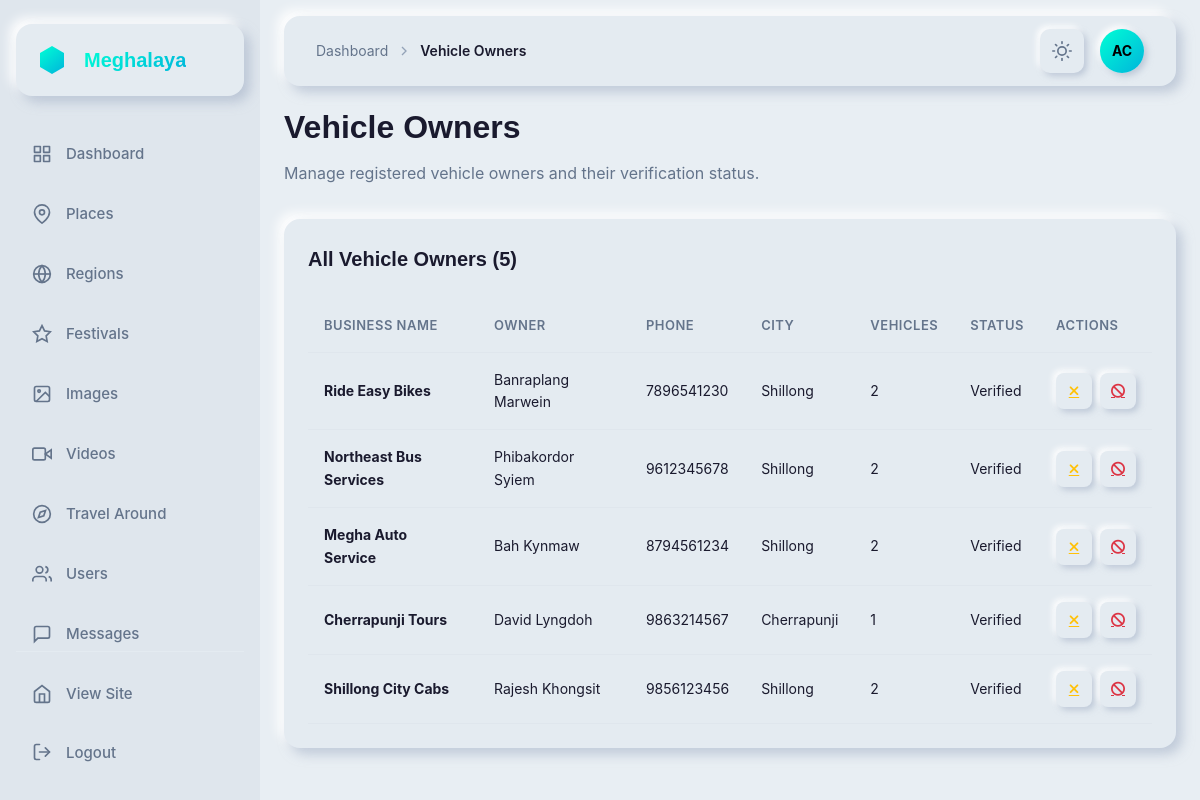
/dashboard/vehicle-owners/ (signed in), run on the app's committed database.
### app/models.py (models this page shows, shortened)
class VehicleOwner(models.Model):
    user = models.OneToOneField(User, on_delete=models.CASCADE, related_name='vehicle_owner_profile')
    business_name = models.CharField(max_length=200)
    owner_name = models.CharField(max_length=100)
    phone = models.CharField(max_length=15)
    alternate_phone = models.CharField(max_length=15, blank=True, null=True)
    email = models.EmailField()
    address = models.TextField()
    city = models.CharField(max_length=100, default='Shillong')
    profile_photo = models.ImageField(upload_to='vehicle_owners/', blank=True, null=True)
    id_proof = models.ImageField(upload_to='vehicle_owners/id_proofs/', blank=True, null=True)
    is_verified = models.BooleanField(default=False)
    is_active = models.BooleanField(default=True)
    upi_id = models.CharField(max_length=100, blank=True, null=True, help_text='UPI ID for payments')
    qr_code = models.ImageField(upload_to='vehicle_owners/qr_codes/', blank=True, null=True, help_text='Payment QR Code')
    created_at = models.DateTimeField(auto_now_add=True)
    updated_at = models.DateTimeField(auto_now=True)
    class Meta:
        ordering = ['-created_at']

### app/dashboard_views.py (the view)
# urls.py: path('vehicle-owners/', dashboard_views.dashboard_vehicle_owners, name='dashboard_vehicle_owners'),
@login_required
@user_passes_test(is_staff_or_superuser)
def dashboard_vehicle_owners(request):
    owners = VehicleOwner.objects.all().select_related('user').prefetch_related('vehicles').order_by('-created_at')
    return render(request, 'dashboard/vehicle_owners.html', {'owners': owners})

### app/context_processors.py (called while the page is built)
def navbar_context(request):
    placeName = cache.get('navbar_places')
    if placeName is None:
        placeName = list(MeghalayaImages.objects.values('name').exclude(
            name__in=["Cherrapunji", "Police Bazar", "Seven Sister Falls", "Dawki River", "Cathedral of Mary"]
        ).distinct())
        cache.set('navbar_places', placeName, 300)
    return {
        'placeName': placeName
    }

### app/dashboard_views.py (called while the page is built)
def is_staff_or_superuser(user):
    return user.is_staff or user.is_superuser

### templates/dashboard/vehicle_owners.html (shortened to what this page needs)
{% extends 'dashboard/base.html' %}
{% block breadcrumb %}
<svg class="breadcrumb-separator" width="16" height="16" viewBox="0 0 24 24" fill="none" stroke="currentColor" stroke-width="2">
    <polyline points="9 18 15 12 9 6"></polyline>
</svg>
<span class="breadcrumb-current">Vehicle Owners</span>
{% endblock %}
{% block content %}
<div class="title-section cascade-in">
    <h1 class="page-title">Vehicle Owners</h1>
    <p class="page-subtitle">Manage registered vehicle owners and their verification status.</p>
</div>
<div class="card nm-flat cascade-in">
    <div class="card-header">
        <h2 class="card-title">All Vehicle Owners ({{ owners.count }})</h2>
    </div>
    <div class="table-container">
        <table class="data-table">
            <thead>
                <tr>
                    <th>Business Name</th>
                    <th>Owner</th>
                    <th>Phone</th>
                    <th>City</th>
                    <th>Vehicles</th>
                    <th>Status</th>
                    <th>Actions</th>
                </tr>
            </thead>
            <tbody>
                {% for owner in owners %}
                <tr>
                    <td><strong>{{ owner.business_name }}</strong></td>
                    <td>{{ owner.owner_name }}</td>
                    <td>{{ owner.phone }}</td>
                    <td>{{ owner.city }}</td>
                    <td>{{ owner.vehicles.count }}</td>
                    <td>
                        {% if owner.is_verified %}
                        <span class="status-badge status-success">Verified</span>
                        {% else %}
                        <span class="status-badge status-warning">Pending</span>
                        {% endif %}
                    </td>
                    <td>
                        <div class="table-actions">
                            {% if not owner.is_verified %}
                            <a href="{% url 'dashboard_vehicle_owner_verify' owner.pk %}?action=verify" class="action-btn nm-button" title="Verify" style="color: #28a745;">
                                <i class="fas fa-check"></i>
                            </a>
                            {% else %}
                            <a href="{% url 'dashboard_vehicle_owner_verify' owner.pk %}?action=unverify" class="action-btn nm-button" title="Unverify" style="color: #ffc107;">
                                <i class="fas fa-times"></i>
                            </a>
                            {% endif %}
                            {% if owner.is_active %}
                            <a href="{% url 'dashboard_vehicle_owner_verify' owner.pk %}?action=deactivate" class="action-btn nm-button" title="Deactivate" style="color: #dc3545;">
                                <i class="fas fa-ban"></i>
                            </a>
                            {% else %}
                            <a href="{% url 'dashboard_vehicle_owner_verify' owner.pk %}?action=activate" class="action-btn nm-button" title="Activate" style="color: #28a745;">
                                <i class="fas fa-check-circle"></i>
                            </a>
                            {% endif %}
                        </div>
                    </td>
                </tr>
                {% empty %}
                <tr>
                    <td colspan="7" style="text-align: center; color: var(--text-muted);">No vehicle owners registered yet</td>
                </tr>
                {% endfor %}
            </tbody>
        </table>
    </div>
</div>
{% endblock %}

### templates/dashboard/base.html (shortened to what this page needs)
{% load static %}
<!DOCTYPE html>
<html lang="en">
<head>
    <link href="https://api.fontshare.com/v2/css?f[]=general-sans@600,700&f[]=satoshi@400,500&display=swap" rel="stylesheet">
    <link rel="stylesheet" href="{% static 'css/dashboard.css' %}">
    <link rel="stylesheet" href="https://cdnjs.cloudflare.com/ajax/libs/font-awesome/6.4.0/css/all.min.css">
</head>
<body>
    <aside class="sidebar">
        <div class="sidebar-inner">
            <div class="logo-container nm-flat">
                <div class="logo-icon">
                </div>
                <span class="logo-text">Meghalaya</span>
            </div>
            <nav class="sidebar-nav">
                <a href="{% url 'dashboard_home' %}" class="sidebar-link {% if request.resolver_match.url_name == 'dashboard_home' %}active{% endif %}">
                    <div class="sidebar-link-icon">
                    </div>
                    <span>Dashboard</span>
                </a>
                <a href="{% url 'dashboard_places' %}" class="sidebar-link {% if 'places' in request.resolver_match.url_name %}active{% endif %}">
                    <div class="sidebar-link-icon">
                        <svg width="20" height="20" viewBox="0 0 24 24" fill="none" stroke="currentColor" stroke-width="2">
                            <path d="M21 10c0 7-9 13-9 13s-9-6-9-13a9 9 0 0 1 18 0z"></path>
                            <circle cx="12" cy="10" r="3"></circle>
                        </svg>
                    </div>
                    <span>Places</span>
                </a>
                <a href="{% url 'dashboard_regions' %}" class="sidebar-link {% if 'regions' in request.resolver_match.url_name %}active{% endif %}">
                    <div class="sidebar-link-icon">
                        <svg width="20" height="20" viewBox="0 0 24 24" fill="none" stroke="currentColor" stroke-width="2">
                            <circle cx="12" cy="12" r="10"></circle>
                            <line x1="2" y1="12" x2="22" y2="12"></line>
                            <path d="M12 2a15.3 15.3 0 0 1 4 10 15.3 15.3 0 0 1-4 10 15.3 15.3 0 0 1-4-10 15.3 15.3 0 0 1 4-10z"></path>
                        </svg>
                    </div>
                    <span>Regions</span>
                </a>
                <a href="{% url 'dashboard_festivals' %}" class="sidebar-link {% if 'festivals' in request.resolver_match.url_name %}active{% endif %}">
                    <div class="sidebar-link-icon">
                        <svg width="20" height="20" viewBox="0 0 24 24" fill="none" stroke="currentColor" stroke-width="2">
                            <polygon points="12 2 15.09 8.26 22 9.27 17 14.14 18.18 21.02 12 17.77 5.82 21.02 7 14.14 2 9.27 8.91 8.26 12 2"></polygon>
                        </svg>
                    </div>
                    <span>Festivals</span>
                </a>
                <a href="{% url 'dashboard_images' %}" class="sidebar-link {% if 'images' in request.resolver_match.url_name %}active{% endif %}">
                    <div class="sidebar-link-icon">
                        <svg width="20" height="20" viewBox="0 0 24 24" fill="none" stroke="currentColor" stroke-width="2">
                            <rect x="3" y="3" width="18" height="18" rx="2" ry="2"></rect>
                            <circle cx="8.5" cy="8.5" r="1.5"></circle>
                            <polyline points="21 15 16 10 5 21"></polyline>
                        </svg>
                    </div>
                    <span>Images</span>
                </a>
                <a href="{% url 'dashboard_videos' %}" class="sidebar-link {% if 'videos' in request.resolver_match.url_name %}active{% endif %}">
                    <div class="sidebar-link-icon">
                        <svg width="20" height="20" viewBox="0 0 24 24" fill="none" stroke="currentColor" stroke-width="2">
                            <polygon points="23 7 16 12 23 17 23 7"></polygon>
                            <rect x="1" y="5" width="15" height="14" rx="2" ry="2"></rect>
                        </svg>
                    </div>
                    <span>Videos</span>
                </a>
                <a href="{% url 'dashboard_travel' %}" class="sidebar-link {% if 'travel' in request.resolver_match.url_name %}active{% endif %}">
                    <div class="sidebar-link-icon">
                        <svg width="20" height="20" viewBox="0 0 24 24" fill="none" stroke="currentColor" stroke-width="2">
                            <circle cx="12" cy="12" r="10"></circle>
                            <polygon points="16.24 7.76 14.12 14.12 7.76 16.24 9.88 9.88 16.24 7.76"></polygon>
                        </svg>
                    </div>
                    <span>Travel Around</span>
                </a>
                <a href="{% url 'dashboard_users' %}" class="sidebar-link {% if 'users' in request.resolver_match.url_name %}active{% endif %}">
                    <div class="sidebar-link-icon">
                        <svg width="20" height="20" viewBox="0 0 24 24" fill="none" stroke="currentColor" stroke-width="2">
                            <path d="M17 21v-2a4 4 0 0 0-4-4H5a4 4 0 0 0-4 4v2"></path>
                            <circle cx="9" cy="7" r="4"></circle>
                            <path d="M23 21v-2a4 4 0 0 0-3-3.87"></path>
                            <path d="M16 3.13a4 4 0 0 1 0 7.75"></path>
                        </svg>
                    </div>
                    <span>Users</span>
                </a>
                <a href="{% url 'dashboard_messages' %}" class="sidebar-link {% if 'message' in request.resolver_match.url_name %}active{% endif %}">
                    <div class="sidebar-link-icon">
                        <svg width="20" height="20" viewBox="0 0 24 24" fill="none" stroke="currentColor" stroke-width="2">
                            <path d="M21 15a2 2 0 0 1-2 2H7l-4 4V5a2 2 0 0 1 2-2h14a2 2 0 0 1 2 2z"></path>
                        </svg>
                    </div>
                    <span>Messages</span>
                </a>
            </nav>
            <div class="sidebar-footer">
                <a href="{% url 'home' %}" class="sidebar-link">
                    <div class="sidebar-link-icon">
                        <svg width="20" height="20" viewBox="0 0 24 24" fill="none" stroke="currentColor" stroke-width="2">
                            <path d="M3 9l9-7 9 7v11a2 2 0 0 1-2 2H5a2 2 0 0 1-2-2z"></path>
                            <polyline points="9 22 9 12 15 12 15 22"></polyline>
                        </svg>
                    </div>
                    <span>View Site</span>
                </a>
                <form method="post" action="{% url 'logout' %}" class="sidebar-logout-form">
                    <button type="submit" class="sidebar-link logout-btn">
                        <div class="sidebar-link-icon">
                            <svg width="20" height="20" viewBox="0 0 24 24" fill="none" stroke="currentColor" stroke-width="2" stroke-linecap="round" stroke-linejoin="round">
                                <path d="M9 21H5a2 2 0 0 1-2-2V5a2 2 0 0 1 2-2h4"></path>
                                <polyline points="16 17 21 12 16 7"></polyline>
                                <line x1="21" y1="12" x2="9" y2="12"></line>
                            </svg>
                        </div>
                        <span>Logout</span>
                    </button>
                </form>
            </div>
        </div>
    </aside>
    <main class="main-content">
        <header class="header nm-flat">
            <div class="header-left">
                <nav class="breadcrumb">
                    <a href="{% url 'dashboard_home' %}" class="breadcrumb-link">Dashboard</a>
                    {% block breadcrumb %}{% endblock %}
                </nav>
            </div>
            <div class="header-right">
                <button class="header-btn nm-button theme-toggle" aria-label="Toggle theme" id="themeToggle">
                </button>
                <div class="profile-avatar">
                    <span class="avatar-text">{{ user.username|slice:":2"|upper }}</span>
                </div>
            </div>
        </header>
        <div class="content-wrapper">
            {% block content %}{% endblock %}
        </div>
    </main>
</body>
</html>

### data on the page
VehicleOwner: business_name "Ride Easy Bikes", owner_name "Banraplang Marwein", phone "7896541230", city "Shillong", vehicles.count "2", is_verified "Verified", is_active True (drawn)
VehicleOwner: business_name "Northeast Bus Services", owner_name "Phibakordor Syiem", phone "9612345678", city "Shillong", vehicles.count "2", is_verified "Verified", is_active True (drawn)
VehicleOwner: business_name "Megha Auto Service", owner_name "Bah Kynmaw", phone "8794561234", city "Shillong", vehicles.count "2", is_verified "Verified", is_active True (drawn)
VehicleOwner: business_name "Cherrapunji Tours", owner_name "David Lyngdoh", phone "9863214567", city "Cherrapunji", vehicles.count "1", is_verified "Verified", is_active True (drawn)
VehicleOwner: business_name "Shillong City Cabs", owner_name "Rajesh Khongsit", phone "9856123456", city "Shillong", vehicles.count "2", is_verified "Verified", is_active True (drawn)

### other printed values
{{ user.username|slice:":2"|upper }} "AC"
{{ owners.count }} "5"
